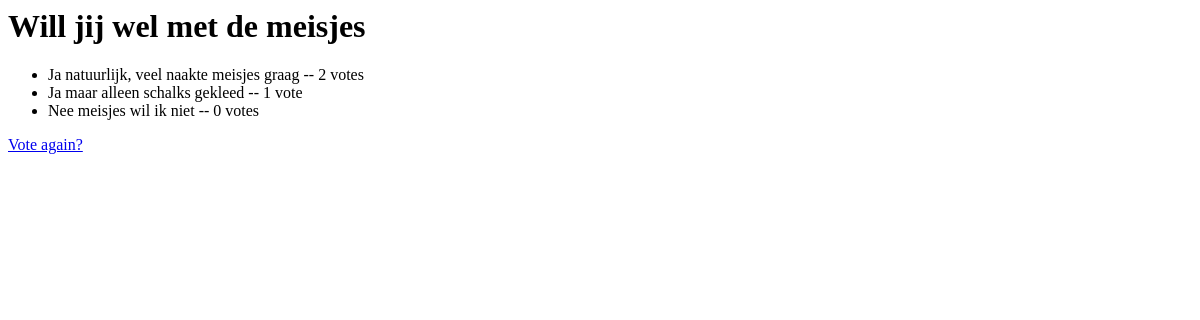
The page /polls/2/results/ on the database as committed earlier.
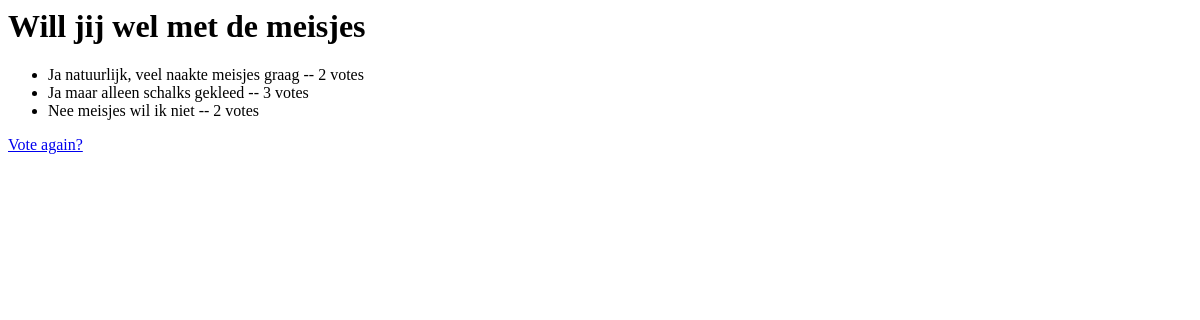
The same page on the database as committed later.
### polls/models.py (models this page shows, shortened)
class Poll(models.Model):
    question = models.CharField(max_length=200)
    pub_date = models.DateTimeField('date published')
    def was_published_recently(self):
        return self.pub_date >= timezone.now() - datetime.timedelta(days=1)
    was_published_recently.admin_order_field = 'pub_date'
    was_published_recently.boolean = True
    was_published_recently.short_description = 'Published recently?'

class Choice(models.Model):
    poll = models.ForeignKey(Poll)
    choice_text = models.CharField(max_length=200)
    votes = models.IntegerField(default=0)

### polls/views.py (the view)
# urls.py: url(r'^(?P<pk>\d+)/results/$', views.ResultsView.as_view(), name='results'),
class ResultsView(generic.DetailView):
    model = Poll
    template_name = 'polls/results.html'

### polls/templates/polls/results.html
<h1>{{ poll.question }}</h1>
<ul>
{% for choice in poll.choice_set.all %}
    <li>{{ choice.choice_text }} -- {{ choice.votes }} vote{{ choice.votes|pluralize }}</li>
{% endfor %}
</ul>
<a href="{% url 'polls:detail' poll.id %}">Vote again?</a>

Rows that differ between the two databases and show on the page:
changed Choice "Ja maar alleen schalks gekleed": votes "1" → "3"
changed Choice "Nee meisjes wil ik niet": votes "0" → "2"
